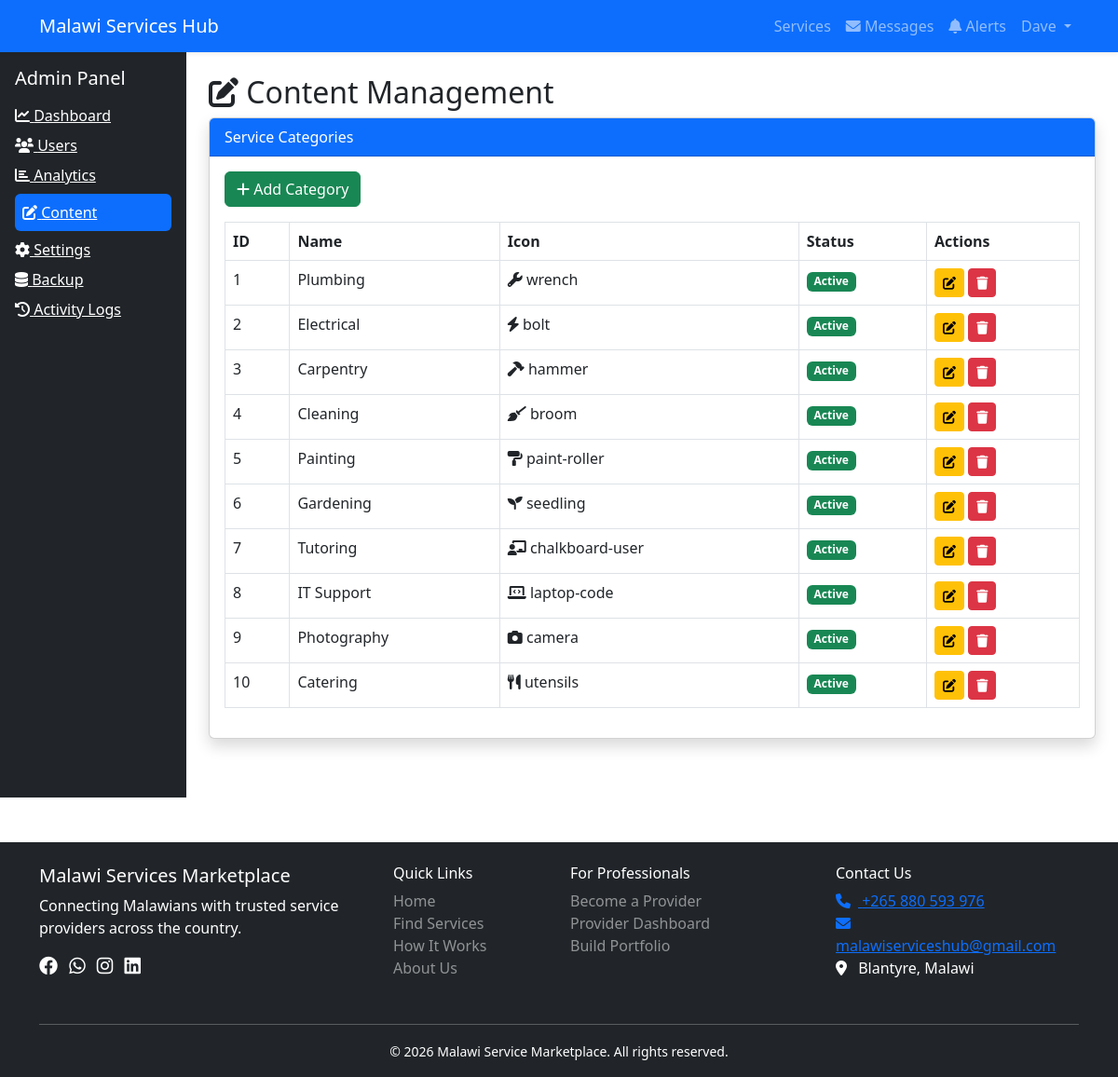
The app's page /admin/content.php (signed in) with its own data.
### tables this page shows
CREATE TABLE `users` (
  `id` int(11) NOT NULL,
  `name` varchar(100) NOT NULL,
  `email` varchar(100) NOT NULL,
  `password` varchar(255) NOT NULL,
  `phone` varchar(20) NOT NULL,
  `location` varchar(100) NOT NULL,
  `role` enum('customer','provider','admin') DEFAULT 'customer',
  `profile_pic` varchar(255) DEFAULT NULL,
  `is_active` tinyint(1) DEFAULT 1,
  `is_profile_complete` tinyint(1) DEFAULT 0,
  `email_verified` tinyint(1) DEFAULT 0,
  `twofa_secret` varchar(255) DEFAULT NULL,
  `twofa_enabled` tinyint(1) DEFAULT 0,
  `created_at` timestamp NOT NULL DEFAULT current_timestamp(),
  `last_login` datetime DEFAULT NULL,
  `email_verification_token` varchar(255) DEFAULT NULL,
  `reset_password_token` varchar(255) DEFAULT NULL,
  `reset_password_expire` datetime DEFAULT NULL
);

CREATE TABLE `service_categories` (
  `id` int(11) NOT NULL,
  `name` varchar(100) NOT NULL,
  `icon` varchar(50) DEFAULT 'fa-service',
  `is_active` tinyint(1) DEFAULT 1
);

### includes/auth.php (called while the page is built, shortened)
<?php
require_once 'db.php';
function isLoggedIn() {
    return isset($_SESSION['user_id']);
}
function getCurrentUser() {
    $stmt = getDb()->prepare("SELECT * FROM users WHERE id = ?");
    $stmt->execute([$_SESSION['user_id']]);
    return $stmt->fetch();
}
?>

### includes/db.php (called while the page is built, shortened)
<?php
$host = 'localhost';
$dbname = 'malawi_services_hub';
$username = 'root';
$password = '';
try {
    $pdo = new PDO("mysql:host=$host;dbname=$dbname;charset=utf8mb4", $username, $password);
    $pdo->setAttribute(PDO::ATTR_ERRMODE, PDO::ERRMODE_EXCEPTION);
    $pdo->setAttribute(PDO::ATTR_DEFAULT_FETCH_MODE, PDO::FETCH_ASSOC);
} catch(PDOException $e) {
    die("Database connection failed: " . $e->getMessage());
}
function getDb() {
    global $pdo;
    return $pdo;
}
?>

### admin/content.php (the view, shortened to what this page needs)
<?php
require_once '../includes/auth.php';
$db = getDb();
$categories = $db->query("SELECT * FROM service_categories ORDER BY id")->fetchAll();
?>
<!DOCTYPE html>
<html lang="en">
<head>
    <link href="https://cdn.jsdelivr.net/npm/bootstrap@5.3.0/dist/css/bootstrap.min.css" rel="stylesheet">
    <link rel="stylesheet" href="https://cdnjs.cloudflare.com/ajax/libs/font-awesome/6.0.0-beta3/css/all.min.css">
</head>
<body>
<?php include '../includes/header.php'; ?>
<div class="container-fluid">
    <div class="row">
        <div class="col-md-2 bg-dark min-vh-100 p-3">
            <h5 class="text-white mb-3">Admin Panel</h5>
            <a href="index.php" class="text-white d-block mb-2"><i class="fas fa-chart-line"></i> Dashboard</a>
            <a href="users.php" class="text-white d-block mb-2"><i class="fas fa-users"></i> Users</a>
            <a href="analytics.php" class="text-white d-block mb-2"><i class="fas fa-chart-bar"></i> Analytics</a>
            <a href="content.php" class="text-white d-block mb-2 bg-primary p-2 rounded"><i class="fas fa-edit"></i> Content</a>
            <a href="settings.php" class="text-white d-block mb-2"><i class="fas fa-cog"></i> Settings</a>
            <a href="backup.php" class="text-white d-block mb-2"><i class="fas fa-database"></i> Backup</a>
            <a href="activity.php" class="text-white d-block mb-2"><i class="fas fa-history"></i> Activity Logs</a>
        </div>
        <div class="col-md-10 p-4">
            <h2><i class="fas fa-edit"></i> Content Management</h2>
            <div class="card shadow mb-4">
                <div class="card-header bg-primary text-white">Service Categories</div>
                <div class="card-body">
                    <button class="btn btn-success mb-3" data-bs-toggle="modal" data-bs-target="#addCategoryModal"><i class="fas fa-plus"></i> Add Category</button>
                    <table class="table table-bordered">
                        <thead><tr><th>ID</th><th>Name</th><th>Icon</th><th>Status</th><th>Actions</th></tr></thead>
                        <tbody>
                            <?php foreach($categories as $cat): ?>
                            <tr>
                                <td><?= $cat['id'] ?></td>
                                <td><?= htmlspecialchars($cat['name']) ?></td>
                                <td><i class="fas fa-<?= $cat['icon'] ?>"></i> <?= $cat['icon'] ?></td>
                                <td><span class="badge bg-<?= $cat['is_active'] ? 'success' : 'secondary' ?>"><?= $cat['is_active'] ? 'Active' : 'Inactive' ?></span></td>
                                <td>
                                    <button class="btn btn-sm btn-warning edit-cat" data-id="<?= $cat['id'] ?>" data-name="<?= $cat['name'] ?>" data-icon="<?= $cat['icon'] ?>" data-active="<?= $cat['is_active'] ?>"><i class="fas fa-edit"></i></button>
                                    <button class="btn btn-sm btn-danger delete-cat" data-id="<?= $cat['id'] ?>" data-name="<?= $cat['name'] ?>"><i class="fas fa-trash"></i></button>
                                </td>
                            </tr>
                            <?php endforeach; ?>
                        </tbody>
                    </table>
                </div>
            </div>
        </div>
    </div>
</div>
<?php include '../includes/footer.php'; ?>
</body>
</html>

### includes/header.php (shortened to what this page needs)
<!DOCTYPE html>
<html lang="en">
<head>
</head>
<?php
require_once __DIR__ . '/auth.php';
$currentUser = getCurrentUser();
?>
<nav class="navbar navbar-expand-lg navbar-dark bg-primary shadow-sm">
    <div class="container">
        <a class="navbar-brand" href="<?= BASE_URL ?>index.php">Malawi Services Hub</a>
        <div class="collapse navbar-collapse" id="navbarNav">
            <ul class="navbar-nav ms-auto">
                <li class="nav-item"><a class="nav-link" href="<?= BASE_URL ?>services.php">Services</a></li>
                <?php if($currentUser): ?>
                    <li class="nav-item">
                        <a class="nav-link position-relative" href="<?= BASE_URL ?>messaging.php">
                            <i class="fas fa-envelope"></i> Messages
                        </a>
                    </li>
                    <li class="nav-item">
                        <a class="nav-link position-relative" href="<?= BASE_URL ?>notifications.php">
                            <i class="fas fa-bell"></i> Alerts
                        </a>
                    </li>
                    <li class="nav-item dropdown">
                        <a class="nav-link dropdown-toggle" href="#" id="userDropdown" role="button" data-bs-toggle="dropdown">
                            <?= htmlspecialchars($currentUser['name']) ?>
                        </a>
                    </li>
                <?php else: ?>
                    <li class="nav-item"><a class="nav-link btn btn-outline-dark" href="#" data-bs-toggle="modal" data-bs-target="#loginModal">Login</a></li>
                    <li class="nav-item"><a class="nav-link btn btn-dark ms-2" href="#" data-bs-toggle="modal" data-bs-target="#registerModal">Sign Up</a></li>
                <?php endif; ?>
            </ul>
        </div>
    </div>
</nav>

### records on screen
users: name "Dave"
service_categories: id "1", name "Plumbing", icon "wrench", is_active "Active"
service_categories: id "2", name "Electrical", icon "bolt", is_active "Active"
service_categories: id "3", name "Carpentry", icon "hammer", is_active "Active"
service_categories: id "4", name "Cleaning", icon "broom", is_active "Active"
service_categories: id "5", name "Painting", icon "paint-roller", is_active "Active"
service_categories: id "6", name "Gardening", icon "seedling", is_active "Active"
service_categories: id "7", name "Tutoring", icon "chalkboard-user", is_active "Active"
service_categories: id "8", name "IT Support", icon "laptop-code", is_active "Active"
service_categories: id "9", name "Photography", icon "camera", is_active "Active"
service_categories: id "10", name "Catering", icon "utensils", is_active "Active"
